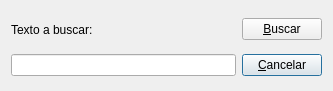
<ui version="4.0" >
 <class>DialogoBuscar</class>
 <widget class="QDialog" name="DialogoBuscar" >
  <property name="geometry" >
   <rect>
    <x>0</x>
    <y>0</y>
    <width>333</width>
    <height>91</height>
   </rect>
  </property>
  <property name="windowTitle" >
   <string>Buscar...</string>
  </property>
  <layout class="QGridLayout" >
   <item row="0" column="0" >
    <layout class="QHBoxLayout" >
     <item>
      <widget class="QLabel" name="textLabel1" >
       <property name="maximumSize" >
        <size>
         <width>32767</width>
         <height>40</height>
        </size>
       </property>
       <property name="text" >
        <string>Texto a buscar:</string>
       </property>
       <property name="wordWrap" >
        <bool>false</bool>
       </property>
      </widget>
     </item>
     <item>
      <spacer>
       <property name="orientation" >
        <enum>Qt::Horizontal</enum>
       </property>
       <property name="sizeType" >
        <enum>QSizePolicy::Expanding</enum>
       </property>
       <property name="sizeHint" >
        <size>
         <width>161</width>
         <height>31</height>
        </size>
       </property>
      </spacer>
     </item>
    </layout>
   </item>
   <item row="1" column="0" >
    <widget class="QLineEdit" name="lineEdit1" />
   </item>
   <item row="1" column="1" >
    <widget class="QPushButton" name="pushButton2" >
     <property name="text" >
      <string>&amp;Cancelar</string>
     </property>
     <property name="shortcut" >
      <string>Alt+C</string>
     </property>
    </widget>
   </item>
   <item row="0" column="1" >
    <widget class="QPushButton" name="pushButton1" >
     <property name="text" >
      <string>&amp;Buscar</string>
     </property>
     <property name="shortcut" >
      <string>Alt+B</string>
     </property>
    </widget>
   </item>
  </layout>
 </widget>
 <layoutdefault spacing="6" margin="11" />
 <pixmapfunction>qPixmapFromMimeSource</pixmapfunction>
 <resources/>
 <connections/>
</ui>
